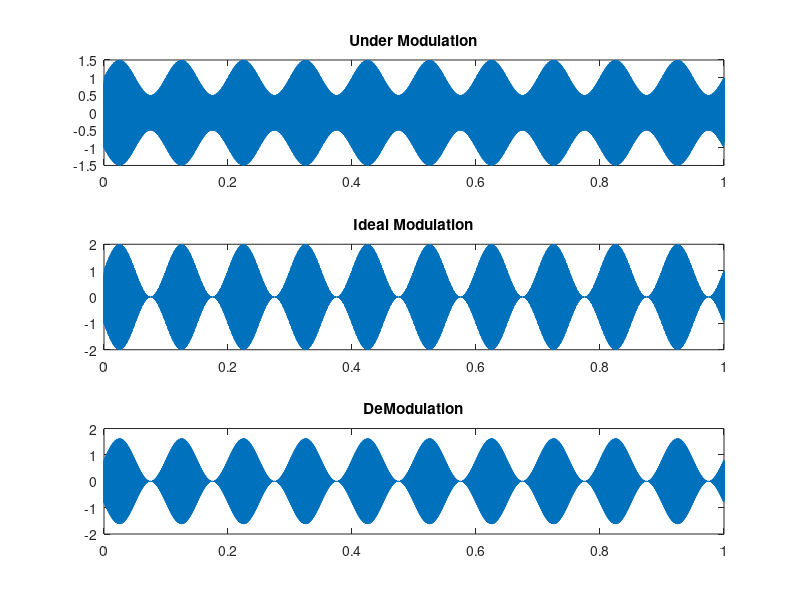

This figure's MATLAB source:
pkg load communications;
pkg load signal;

f_sampling = 44100

t = 0:1/f_sampling:1

f_message = 10

f_carrier = 15000

carrier = sin(2* pi * f_carrier * t);

input = sin(2 * pi * f_message * t);

m = 0.5;

under_modulated_signal = (1 + m *input) .* carrier;

m= 1;

ideal_modulation = (1 + m *input).* carrier;

m = 1.01;

over_modulation = (1 + m *input) .* carrier;

%{
subplot(5, 1, 1);
plot(t, carrier);
title('Carrier Signal');

subplot(5, 1, 2);
plot(t, input);
title('Input message');
%}
fc = 2 * f_message; % Cutoff frequency for the filter (twice the message frequency)
fs = f_sampling;    % Sampling frequency

normalized_cutoff = fc / (fs / 2);

[num, den] = cheby1(5,2, normalized_cutoff);

demodulated_signal = filter(num, den, under_modulated_signal);
z=amdemod(ideal_modulation,f_carrier,f_sampling)
subplot(3, 1, 1);
plot(t, under_modulated_signal);
title('Under Modulation');

subplot(3, 1, 2);
plot(t, ideal_modulation);
title('Ideal Modulation');

subplot(3, 1, 3);
plot(t, z);
title('DeModulation');


